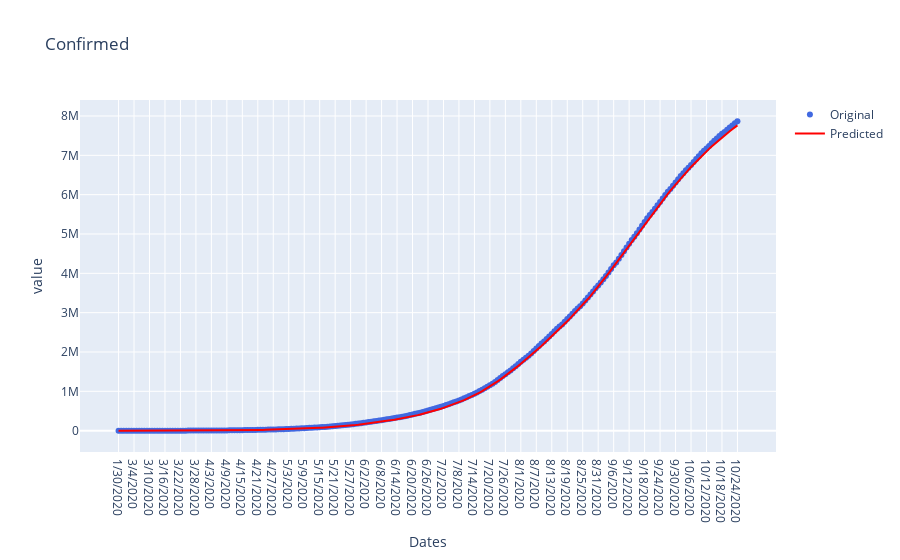

The code cell stored with this chart in its notebook:
### Code cell
#Confirmed
fig=go.Figure()
fig.add_trace(go.Scatter(x=df_state['Date'], y=df_state['Confirmed'],name='Original',
                         mode='markers',line=dict(color='royalblue',)))
fig.add_trace(go.Scatter(x=df_state['Date'], y=df_pred['Confirmed'],name='Predicted',
                         line=dict(color='red',)))
fig.update_layout(title = "Confirmed", xaxis = {'title':'Dates'}, yaxis = {'title':'value'})
#fig.update_xaxes(rangeslider_visible=True)
fig.show()

### Figure 1 — Plotly figure (JSON) as saved in the notebook; plotly's stock layout.template omitted (floating-point values rounded to 4 significant figures; data arrays with more than 128 entries replaced by an {"elided": "..."} marker saying what was removed)
{"data": [{"line": {"color": "royalblue"}, "mode": "markers", "name": "Original", "type": "scatter", "x": {"elided": "241 str values"}, "y": {"elided": "241 int values"}}, {"line": {"color": "red"}, "name": "Predicted", "type": "scatter", "x": {"elided": "241 str values"}, "y": {"elided": "241 float values"}}], "layout": {"title": {"text": "Confirmed"}, "xaxis": {"title": {"text": "Dates"}}, "yaxis": {"title": {"text": "value"}}}}
